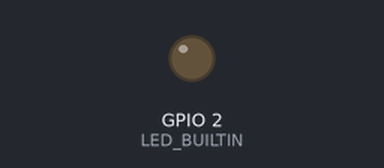
Bench run of a sketch on a simulated ESP8266 (NodeMCU). Parts: output pins drawn as LEDs (lit = HIGH, except the on-board LED, lit = LOW). No radio packets arrive unless stated; what the sketch prints to the serial monitor is not drawn.

Above: at 1.5 s.
At 5.0 s:
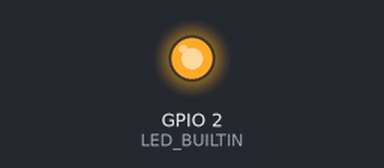
Timing chart, 0 to 9.2 s (numbered marks = the images above):
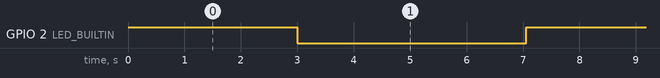

Measured:
- by itself, GPIO 2 (LED_BUILTIN): alternates HIGH for 3.0 s and LOW for 4.1 s

The sketch:

Transmitter.ino
```cpp
#include<RH_ASK.h>
#ifdef RH_HAVE_HARDWARE_SPI
#include<SPI.h>
#endif

int times=0;

//RH_ASK driver;
RH_ASK driver(2000, 4, 5, 0);  //ESP8266; bits/sec => 2000; Receive_Pin ->4 [D2] ; Transmit_Pin -> 5 [D1]

void setup() {

  pinMode(LED_BUILTIN, OUTPUT);

  #ifdef RH_HAVE_SERIAL
    Serial.begin(9600);
  #endif

  if(!driver.init()){
    #ifdef RH_HAVE_SERIAL
    Serial.println("init failed");
    #else
    ;
    #endif
  }


}

void blink() {
  digitalWrite(LED_BUILTIN, HIGH);   // turn the LED on (HIGH is the voltage level)
  delay(3000);                       // wait for a second
  digitalWrite(LED_BUILTIN, LOW);    // turn the LED off by making the voltage LOW
  delay(3000);                       // wait for a second
}

void loop() {
  const char *msg = "Hello";
  blink();

  driver.send((uint8_t *)msg, strlen(msg));
  driver.waitPacketSent(); //wait till the all the packets are sent

  Serial.print("Hello sent"); //Debugging purpose only
  times += 1;
  Serial.print(times);
  Serial.print("\n");

  delay(1000); //Sending message every 1000ms or 1 second

}
```
